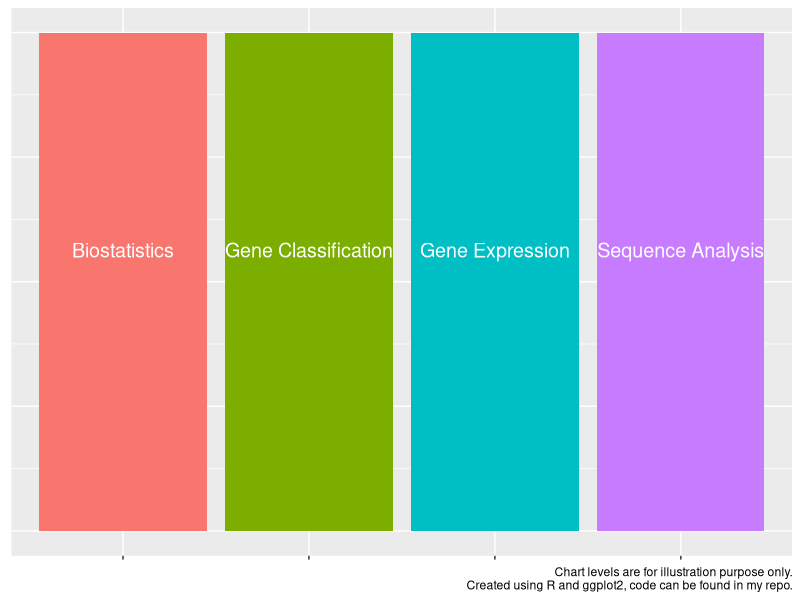

Recreate this plot in R.
library(ggplot2)

data <- data.frame(x = c("Gene Expression", "Gene Classification", 
                                 "Biostatistics" , 
                                 "Sequence Analysis"),
                   y = c(1,1,1,1)) #values are for illustration purpose only

ggplot(data, aes(x, y, fill = x)) +
  geom_bar(stat="identity") +
  geom_text(aes(label=x), vjust=15, size=5, colour="white")+
  
  theme(axis.text.y=element_blank(), #remove y axis labels
        axis.ticks.y=element_blank(), #remove y axis ticks
        axis.title.y=element_blank(), #remove y axis title
        axis.title.x=element_blank(), #remove x axis title
        axis.text.x=element_blank(), #remove x axis labels
        legend.position = "none") + #remove legend
  
  labs(caption = "Chart levels are for illustration purpose only.
       Created using R and ggplot2, code can be found in my repo.")